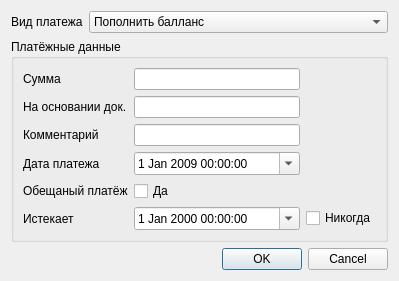
<?xml version="1.0" encoding="UTF-8"?>
<ui version="4.0">
 <class>Dialog</class>
 <widget class="QDialog" name="Dialog">
  <property name="geometry">
   <rect>
    <x>0</x>
    <y>0</y>
    <width>399</width>
    <height>275</height>
   </rect>
  </property>
  <property name="windowTitle">
   <string>Новая проводка для Dolphink</string>
  </property>
  <layout class="QGridLayout" name="gridLayout_2">
   <item row="0" column="0">
    <widget class="QLabel" name="pay_type_label">
     <property name="text">
      <string>Вид платежа</string>
     </property>
    </widget>
   </item>
   <item row="0" column="1" colspan="2">
    <widget class="QComboBox" name="payed_type_edit">
     <item>
      <property name="text">
       <string>Пополнить балланс</string>
      </property>
     </item>
     <item>
      <property name="text">
       <string>Списать с балланса</string>
      </property>
     </item>
    </widget>
   </item>
   <item row="1" column="0" colspan="3">
    <widget class="QGroupBox" name="groupBox">
     <property name="title">
      <string>Платёжные данные</string>
     </property>
     <layout class="QGridLayout" name="gridLayout">
      <item row="0" column="0">
       <widget class="QLabel" name="summ_label">
        <property name="text">
         <string>Сумма</string>
        </property>
       </widget>
      </item>
      <item row="0" column="1">
       <widget class="QLineEdit" name="summ_edit"/>
      </item>
      <item row="1" column="0">
       <widget class="QLabel" name="payed_document_label">
        <property name="text">
         <string>На основании док.</string>
        </property>
       </widget>
      </item>
      <item row="1" column="1">
       <widget class="QLineEdit" name="payed_document_edit">
        <property name="frame">
         <bool>true</bool>
        </property>
       </widget>
      </item>
      <item row="2" column="0">
       <widget class="QLabel" name="label">
        <property name="text">
         <string>Комментарий</string>
        </property>
       </widget>
      </item>
      <item row="2" column="1">
       <widget class="QLineEdit" name="lineEdit"/>
      </item>
      <item row="3" column="0">
       <widget class="QLabel" name="label_paymend_date">
        <property name="text">
         <string>Дата платежа</string>
        </property>
       </widget>
      </item>
      <item row="3" column="1">
       <widget class="QDateTimeEdit" name="dateTimeEdit_paymend_date">
        <property name="frame">
         <bool>true</bool>
        </property>
        <property name="dateTime">
         <datetime>
          <hour>0</hour>
          <minute>0</minute>
          <second>0</second>
          <year>2009</year>
          <month>1</month>
          <day>1</day>
         </datetime>
        </property>
        <property name="calendarPopup">
         <bool>true</bool>
        </property>
       </widget>
      </item>
      <item row="4" column="0">
       <widget class="QLabel" name="label_promise">
        <property name="text">
         <string>Обещаный платёж</string>
        </property>
       </widget>
      </item>
      <item row="4" column="1">
       <widget class="QCheckBox" name="checkBox_promise">
        <property name="text">
         <string>Да</string>
        </property>
       </widget>
      </item>
      <item row="5" column="0">
       <widget class="QLabel" name="label_end_promise">
        <property name="text">
         <string>Истекает</string>
        </property>
       </widget>
      </item>
      <item row="5" column="1">
       <widget class="QDateTimeEdit" name="dateTimeEdit_end_promise">
        <property name="calendarPopup">
         <bool>true</bool>
        </property>
       </widget>
      </item>
      <item row="5" column="2">
       <widget class="QCheckBox" name="checkBox_promise_infinite">
        <property name="text">
         <string>Никогда</string>
        </property>
       </widget>
      </item>
     </layout>
    </widget>
   </item>
   <item row="2" column="2">
    <widget class="QDialogButtonBox" name="buttonBox">
     <property name="orientation">
      <enum>Qt::Horizontal</enum>
     </property>
     <property name="standardButtons">
      <set>QDialogButtonBox::Cancel|QDialogButtonBox::Ok</set>
     </property>
    </widget>
   </item>
  </layout>
 </widget>
 <resources/>
 <connections>
  <connection>
   <sender>buttonBox</sender>
   <signal>accepted()</signal>
   <receiver>Dialog</receiver>
   <slot>accept()</slot>
   <hints>
    <hint type="sourcelabel">
     <x>248</x>
     <y>254</y>
    </hint>
    <hint type="destinationlabel">
     <x>157</x>
     <y>274</y>
    </hint>
   </hints>
  </connection>
  <connection>
   <sender>buttonBox</sender>
   <signal>rejected()</signal>
   <receiver>Dialog</receiver>
   <slot>reject()</slot>
   <hints>
    <hint type="sourcelabel">
     <x>316</x>
     <y>260</y>
    </hint>
    <hint type="destinationlabel">
     <x>286</x>
     <y>274</y>
    </hint>
   </hints>
  </connection>
 </connections>
</ui>
